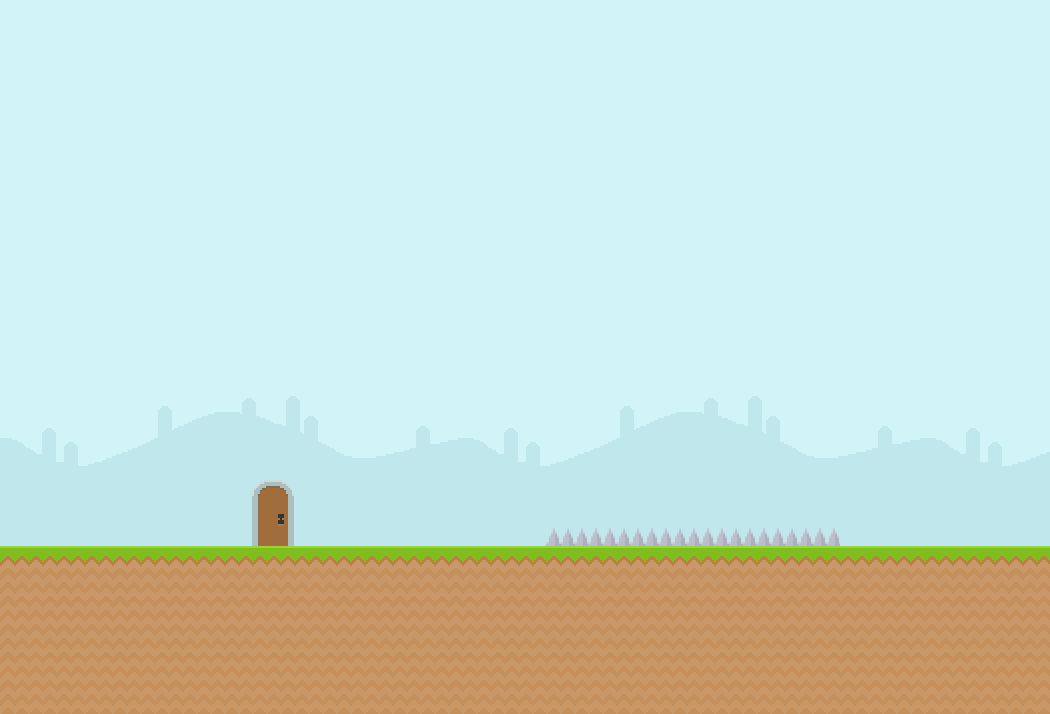

This game map was drawn from its Tiled (.tmx) file and the tilesets committed beside it. A one-line description and the full map source follow:
An orthogonal 25x17 tile map with 42x42 px tiles, 2 tile layers (background, foreground) and 3 objects (player, diamond).

<map version="1.0" tiledversion="1.0.2" orientation="orthogonal" renderorder="right-down" width="25" height="17" tilewidth="42" tileheight="42" nextobjectid="20">
 <tileset firstgid="1" source="tileset.tsx" />
 <layer name="background" width="25" height="17">
  <data encoding="csv">
238,238,238,238,238,238,238,238,238,238,238,238,238,238,238,238,238,238,238,238,238,238,238,238,238,
238,238,238,238,238,238,238,238,238,238,238,238,238,238,238,238,238,238,238,238,238,238,238,238,238,
238,238,238,238,238,238,238,238,238,238,238,238,238,238,238,238,238,238,238,238,238,238,238,238,238,
238,238,238,238,238,238,238,238,238,238,238,238,238,238,238,238,238,238,238,238,238,238,238,238,238,
238,238,238,238,238,238,238,238,238,238,238,238,238,238,238,238,238,238,238,238,238,238,238,238,238,
238,238,238,238,238,238,238,238,238,238,238,238,238,238,238,238,238,238,238,238,238,238,238,238,238,
238,238,238,238,238,238,238,238,238,238,238,238,238,238,238,238,238,238,238,238,238,238,238,238,238,
238,238,238,238,238,238,238,238,238,238,238,238,238,238,238,238,238,238,238,238,238,238,238,238,238,
238,238,238,238,238,238,238,238,238,238,238,238,238,238,238,238,238,238,238,238,238,238,238,238,238,
230,231,232,233,234,235,236,237,238,239,240,230,231,232,233,234,235,236,237,238,239,240,230,231,232,
260,261,262,263,264,265,266,267,268,269,270,260,261,262,263,264,265,266,267,268,269,270,260,261,262,
290,291,292,293,294,295,296,297,298,299,300,290,291,292,293,294,295,296,297,298,299,300,290,291,292,
298,298,298,298,298,298,298,298,298,298,298,298,298,298,298,298,298,298,298,298,298,298,298,298,298,
298,298,298,298,298,298,298,298,298,298,298,298,298,298,298,298,298,298,298,298,298,298,298,298,298,
298,298,298,298,298,298,298,298,298,298,298,298,298,298,298,298,298,298,298,298,298,298,298,298,298,
298,298,298,298,298,298,298,298,298,298,298,298,298,298,298,298,298,298,298,298,298,298,298,298,298,
298,298,298,298,298,298,298,298,298,298,298,298,298,298,298,298,298,298,298,298,298,298,298,298,298
</data>
 </layer>
 <layer name="foreground" width="25" height="17">
  <data encoding="csv">
0,0,0,0,0,0,0,0,0,0,0,0,0,0,0,0,0,0,0,0,0,0,0,0,0,
0,0,0,0,0,0,0,0,0,0,0,0,0,0,0,0,0,0,0,0,0,0,0,0,0,
0,0,0,0,0,0,0,0,0,0,0,0,0,0,0,0,0,0,0,0,0,0,0,0,0,
0,0,0,0,0,0,0,0,0,0,0,0,0,0,0,0,0,0,0,0,0,0,0,0,0,
0,0,0,0,0,0,0,0,0,0,0,0,0,0,0,0,0,0,0,0,0,0,0,0,0,
0,0,0,0,0,0,0,0,0,0,0,0,0,0,0,0,0,0,0,0,0,0,0,0,0,
0,0,0,0,0,0,0,0,0,0,0,0,0,0,0,0,0,0,0,0,0,0,0,0,0,
0,0,0,0,0,0,0,0,0,0,0,0,0,0,0,0,0,0,0,0,0,0,0,0,0,
0,0,0,0,0,0,0,0,0,0,0,0,0,0,0,0,0,0,0,0,0,0,0,0,0,
0,0,0,0,0,0,0,0,0,0,0,0,0,0,0,0,0,0,0,0,0,0,0,0,0,
0,0,0,0,0,0,0,0,0,0,0,0,0,0,0,0,0,0,0,0,0,0,0,0,0,
0,0,0,0,0,0,167,0,0,0,0,0,0,0,0,0,0,0,0,0,0,0,0,0,0,
0,0,0,0,0,0,168,0,0,0,0,0,0,119,119,119,119,119,119,119,0,0,0,0,0,
124,124,124,124,124,124,124,124,124,124,124,124,124,124,124,124,124,124,124,124,124,124,124,124,124,
153,153,153,153,153,153,153,153,153,153,153,153,153,153,153,153,153,153,153,153,153,153,153,153,153,
153,153,153,153,153,153,153,153,153,153,153,153,153,153,153,153,153,153,153,153,153,153,153,153,153,
153,153,153,153,153,153,153,153,153,153,153,153,153,153,153,153,153,153,153,153,153,153,153,153,153
</data>
 </layer>
 <objectgroup name="objects">
  <object id="14" name="player" type="player" x="470" y="480" width="58" height="60">
   <properties>
    <property name="rev_dir" type="bool" value="true" />
   </properties>
  </object>
  <object id="16" x="332" y="806" height="4" />
  <object id="19" name="diamond" x="405" y="497" width="39" height="36" />
 </objectgroup>
</map>
